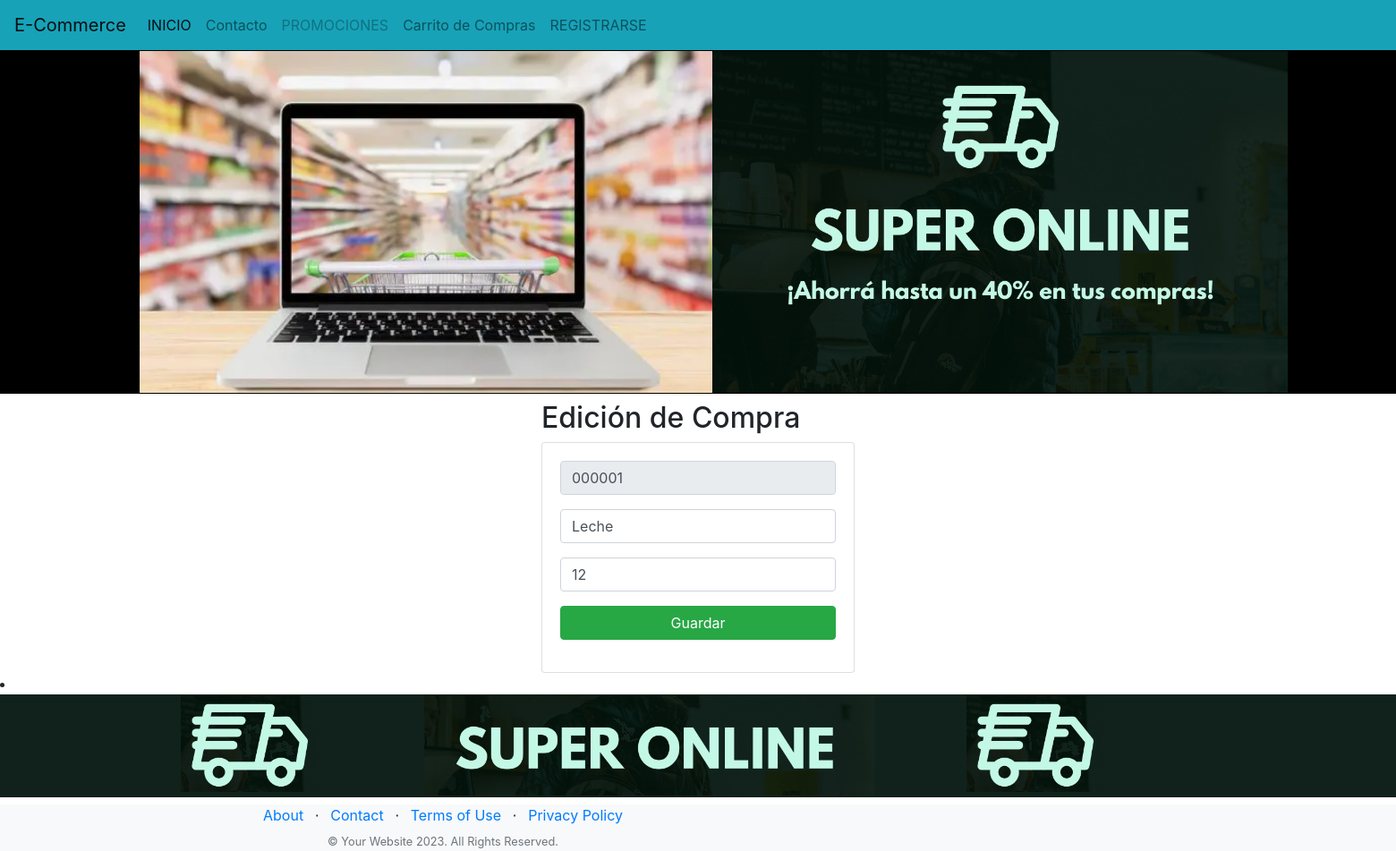
The page /edicionCompra/000001 on the database as committed earlier.
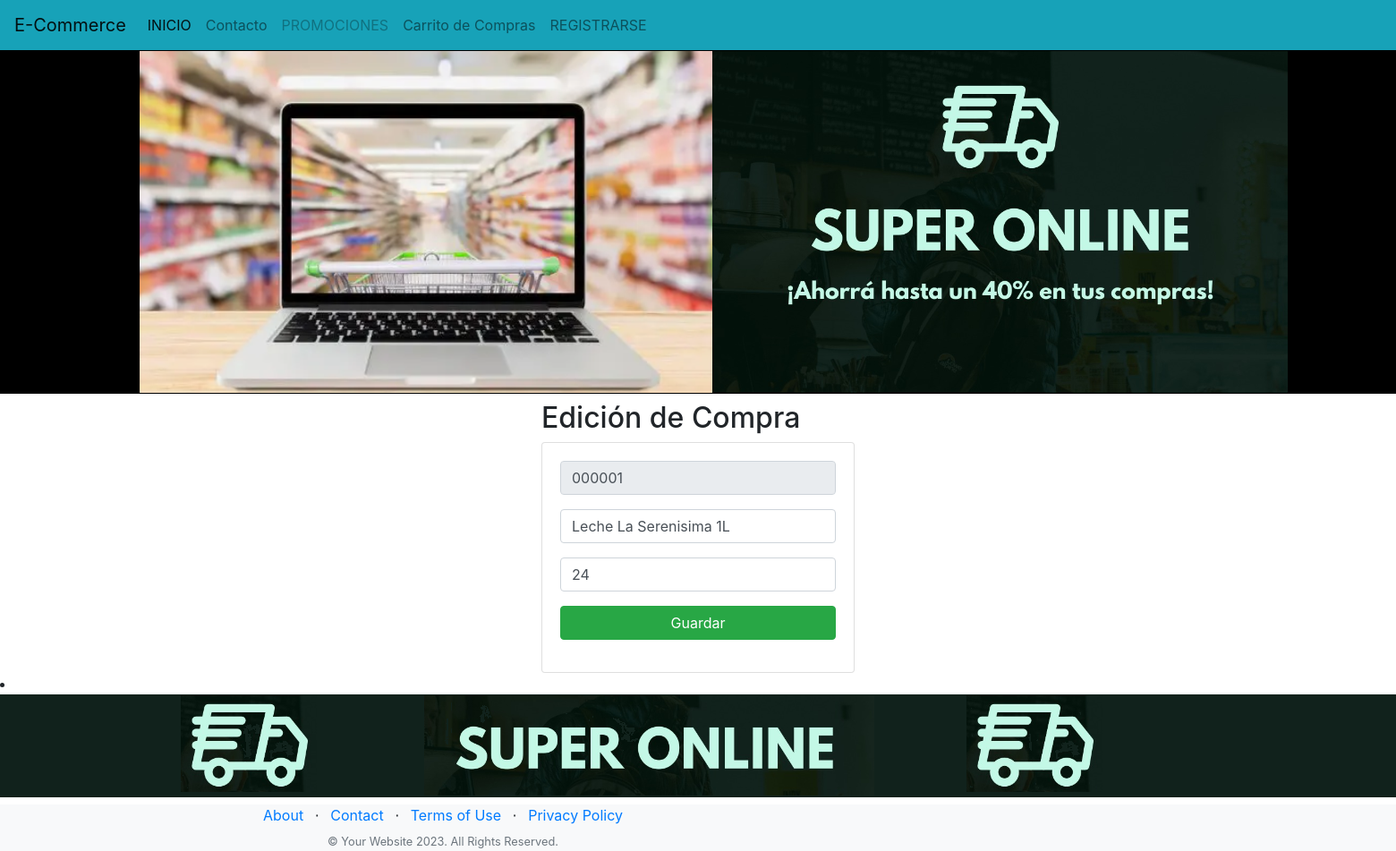
The same page on the database as committed later.
### Aplicaciones/models.py (models this page shows, shortened)
class Compra(models.Model):
    codigo = models.CharField(primary_key=True, max_length=6)
    nombre = models.CharField(max_length=50)
    cantidad = models.PositiveSmallIntegerField()

### Aplicaciones/views.py (the view)
# urls.py: path('edicionCompra/<codigo>', views.edicionCompra),
def edicionCompra(request, codigo):
    compra = Compra.objects.get(codigo=codigo)
    return render(request, "edicionCompra.html", {"compra": compra})

### Aplicaciones/templates/edicionCompra.html (shortened to what this page needs)
{% extends "./base.html" %}
{% block body %}
<div class="row">
    <div class="col-md-4 offset-md-4">
        <h2>Edición de Compra</h2>
        <div class="card">
            <div class="card-body">
                <form action="/editarCompra/" method="POST">{% csrf_token %}
                    <div class="form-group">
                        <input type="text" id="txtCodigo" name="txtCodigo" value="{{compra.codigo}}" class="form-control" placeholder="Código"
                            minlength="6" maxlength="6" readonly required>
                    </div>
                    <div class="form-group">
                        <input type="text" id="txtNombre" name="txtNombre" value="{{compra.nombre}}" class="form-control" placeholder="Nombre"
                            maxlength="50" required>
                    </div>
                    <div class="form-group">
                        <input type="text" id="numCantidad" name="numCantidad" value="{{compra.cantidad}}" class="form-control" min="1" max="9"
                        placeholder="Cantidad" required>
                    </div>
                    <div class="form-group">
                        <button type="submit" class="btn btn-success btn-block text-white">Guardar</button>
                    </div>
                </form>
            </div>
        </div>
    </div>
</div>
{% endblock %}

Rows that differ between the two databases and show on the page:
changed Compra id 000001: txtNombre "Leche" → "Leche La Serenisima 1L"; numCantidad "12" → "24"
